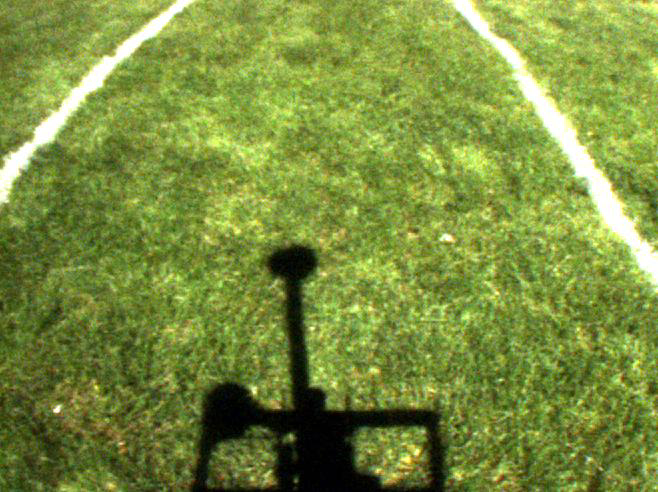
#> input picture from_tegra_latest/Q_grass_pictures/1.png, 658 x 492 px
$ python calibrate3.py Q_grass_pictures/1.png Q_grass_pictures/10.png   (Python 2 division)   (older library calls are emulated)
#> lines starting #> are read from the running program, lines starting #| are printed output that depends on the picture
import cv2
import numpy as np
import sys

img = cv2.imread(sys.argv[1],cv2.CV_LOAD_IMAGE_GRAYSCALE)
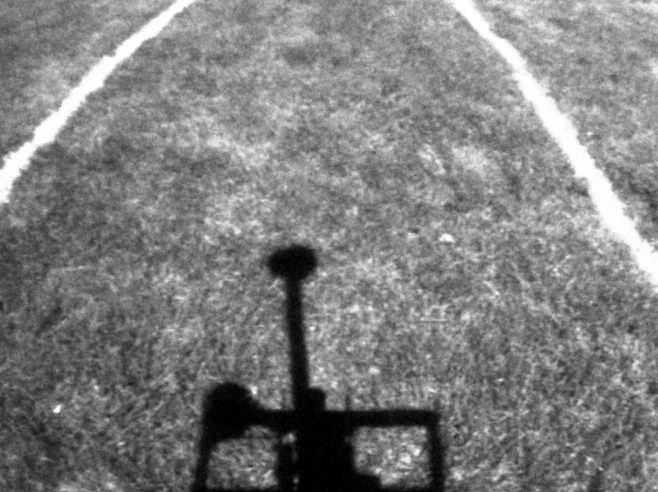
#> img: shape (492, 658); min 0, max 255, mean 127

height,width = img.shape
#> height = 492; width = 658
print width
#| 658
print height
#| 492

pts1 = np.float32([[160,36],[287,17],[60,153],[221,189]])
pts2 = np.float32([[0,0],[width,0],[0,height],[width,height]])
#> pts2 = [[0, 0], [658, 0], [0, 492], [658, 492]]


M = cv2.getPerspectiveTransform(pts1,pts2)

# img2 = cv2.imread(sys.argv[2])
# cv2.imshow('img', img2)

dst = cv2.warpPerspective(img,M,(width,height))
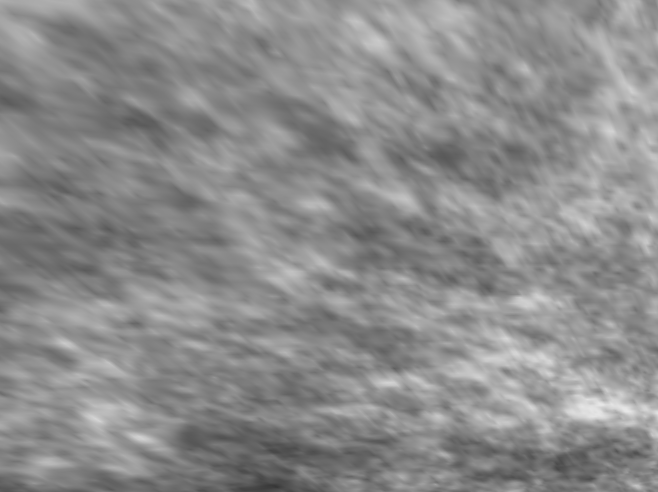
#> dst: shape (492, 658); min 54, max 231, mean 139.7
#dst2 = cv2.warpPerspective(img,M,(width,height))


cv2.imshow('Input',img)
cv2.imshow('Output',dst)

# [9 lines of commented-out code are left out]

cv2.waitKey(0)

# 2
# x: 221  y: 189
# 6
# x: 60  y: 153
# 30
# x: 160  y: 36
# 37
# x: 287  y: 17

$ run again, on from_tegra_latest/Q_grass_pictures/11.png
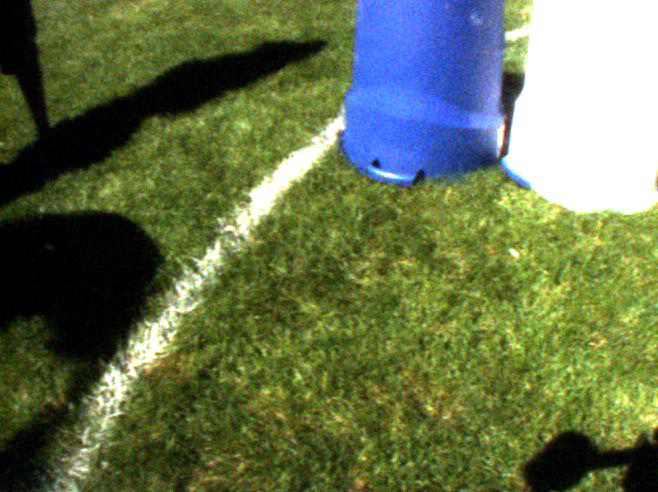
#> input picture from_tegra_latest/Q_grass_pictures/11.png, 658 x 492 px
#> `img = cv2.imread(sys.argv[1],cv2.CV_LOAD_IMAGE_GRAYSCALE)`:
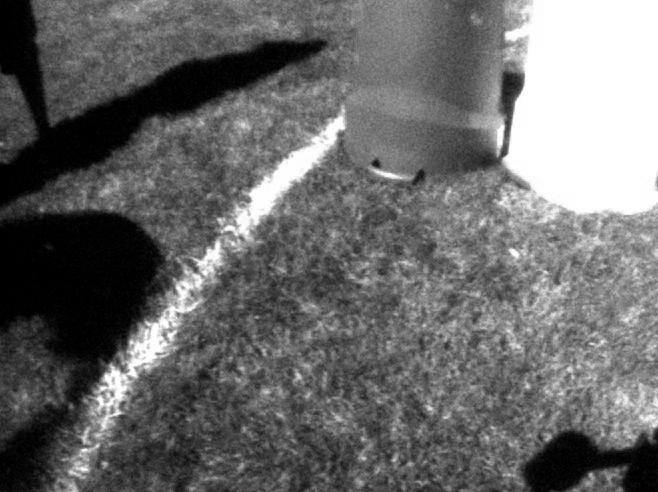
#> img: shape (492, 658); min 0, max 255, mean 105.9
#| 658
#| 492
#> `dst = cv2.warpPerspective(img,M,(width,height))`:
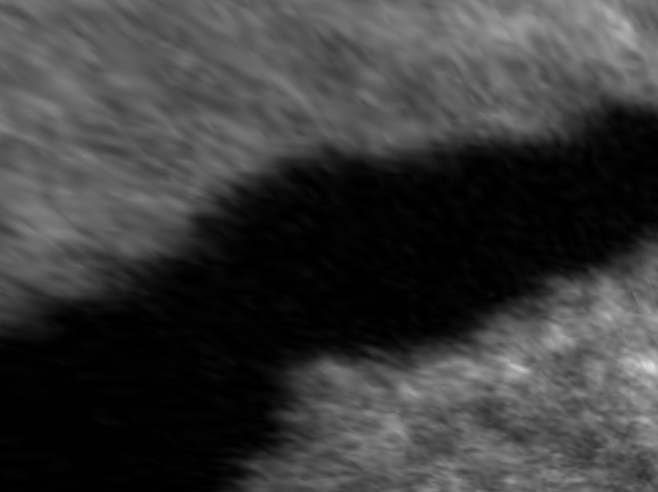
#> dst: shape (492, 658); min 0, max 219, mean 58.5

$ run again, on from_tegra_latest/Q_grass_pictures/12.png
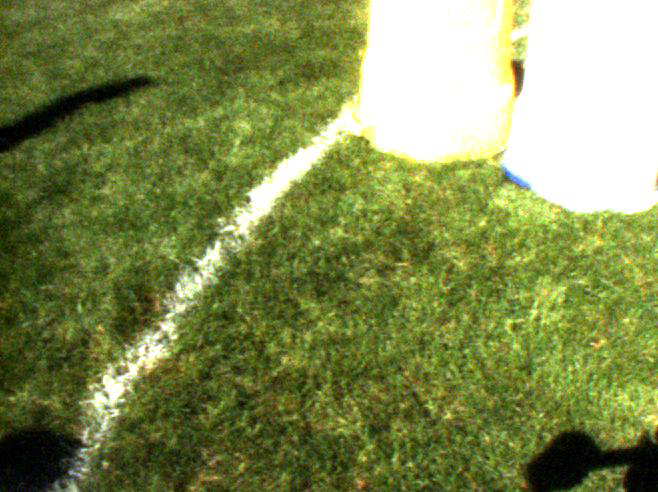
#> input picture from_tegra_latest/Q_grass_pictures/12.png, 658 x 492 px
#> `img = cv2.imread(sys.argv[1],cv2.CV_LOAD_IMAGE_GRAYSCALE)`:
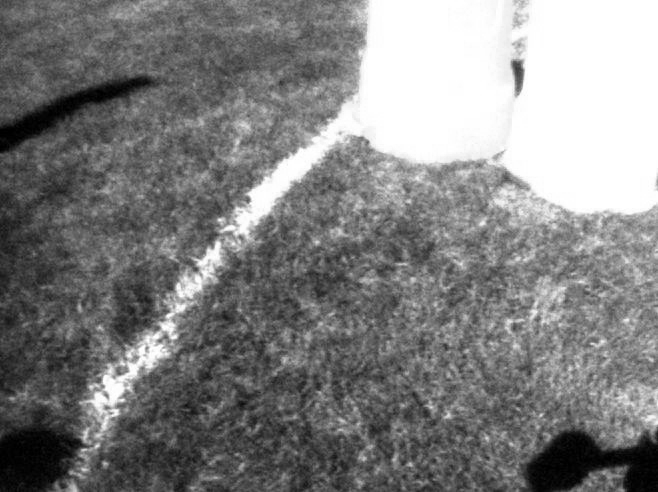
#> img: shape (492, 658); min 0, max 255, mean 128.7
#| 658
#| 492
#> `dst = cv2.warpPerspective(img,M,(width,height))`:
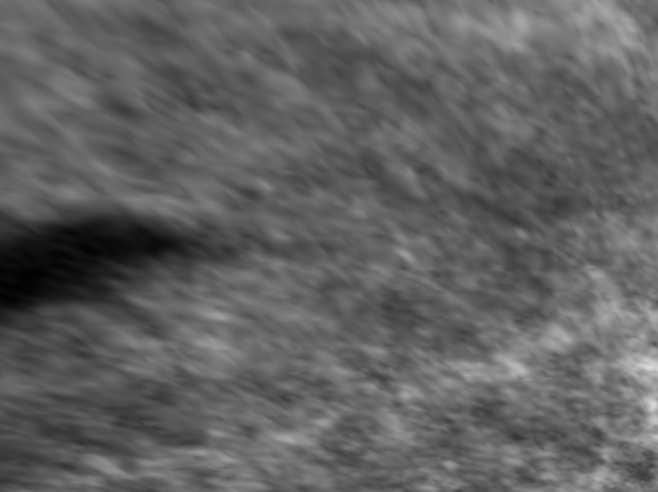
#> dst: shape (492, 658); min 1, max 222, mean 97

$ run again, on from_tegra_latest/Q_grass_pictures/13.png
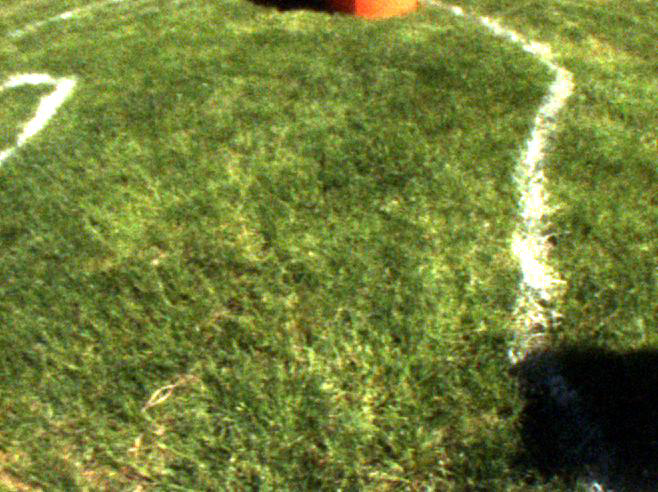
#> input picture from_tegra_latest/Q_grass_pictures/13.png, 658 x 492 px
#> `img = cv2.imread(sys.argv[1],cv2.CV_LOAD_IMAGE_GRAYSCALE)`:
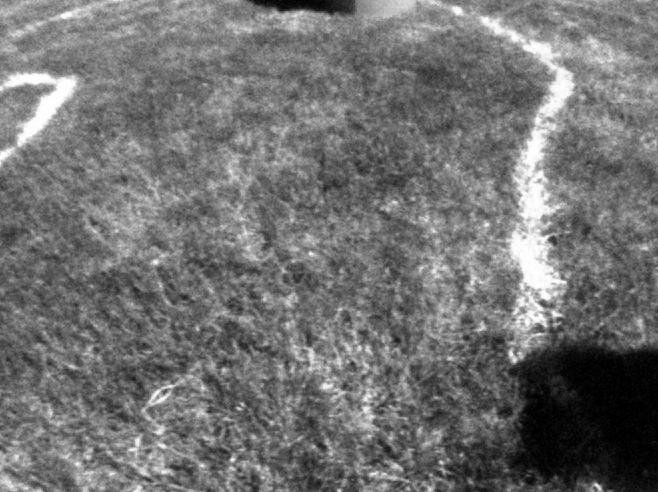
#> img: shape (492, 658); min 0, max 255, mean 113.6
#| 658
#| 492
#> `dst = cv2.warpPerspective(img,M,(width,height))`:
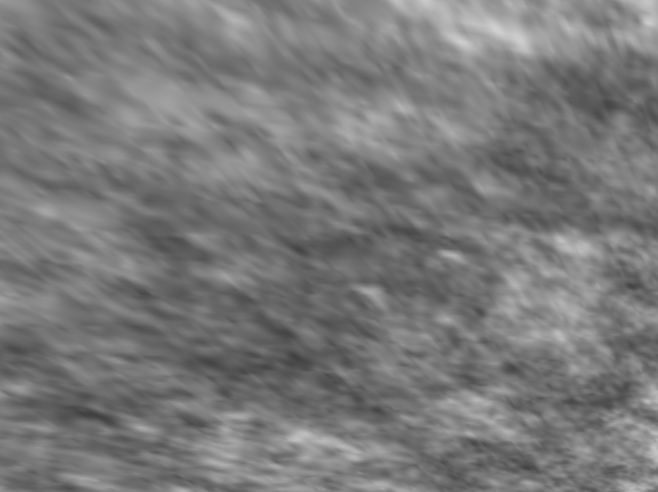
#> dst: shape (492, 658); min 62, max 208, mean 121.2
